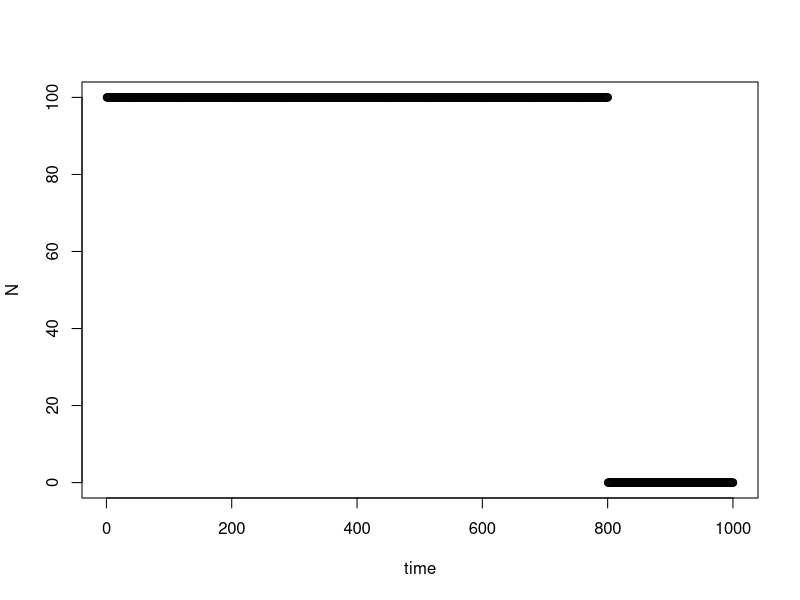
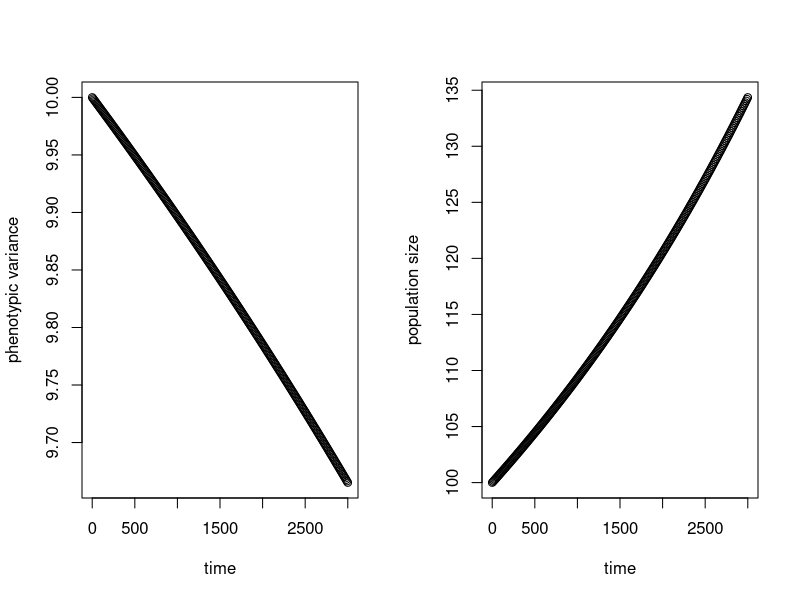
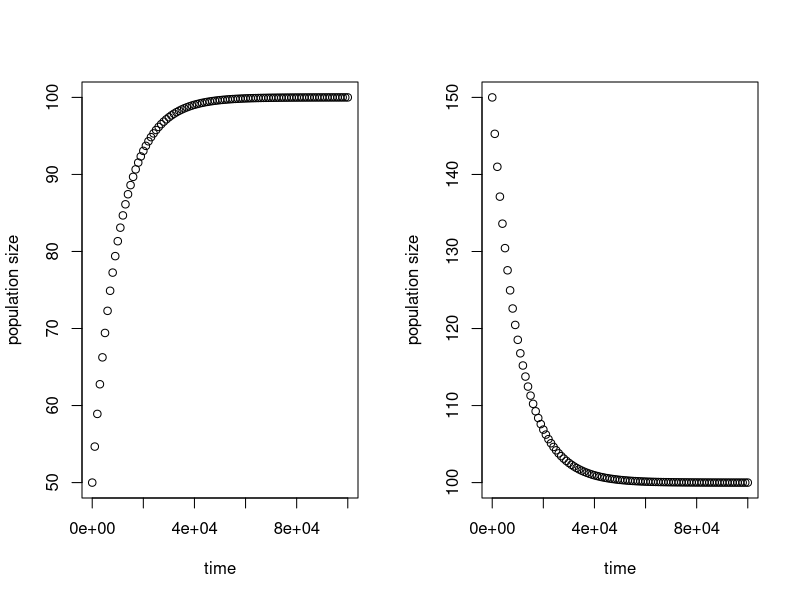
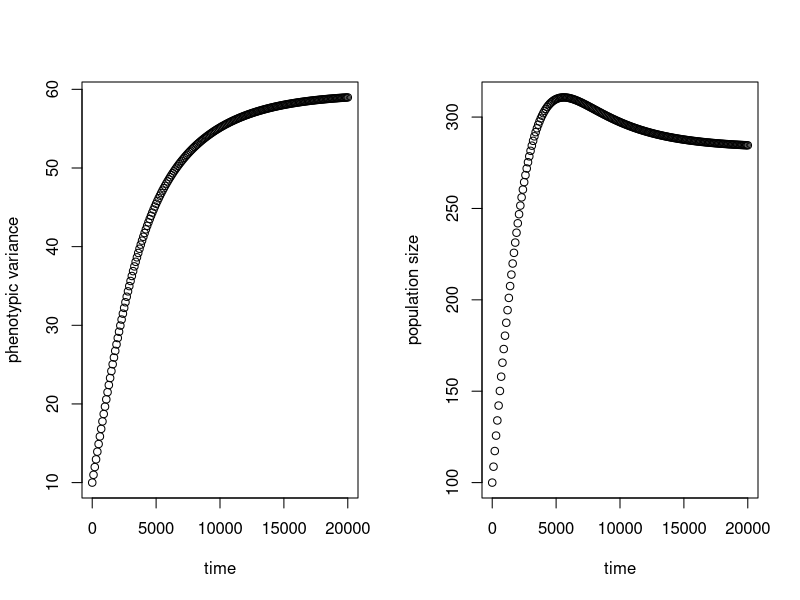
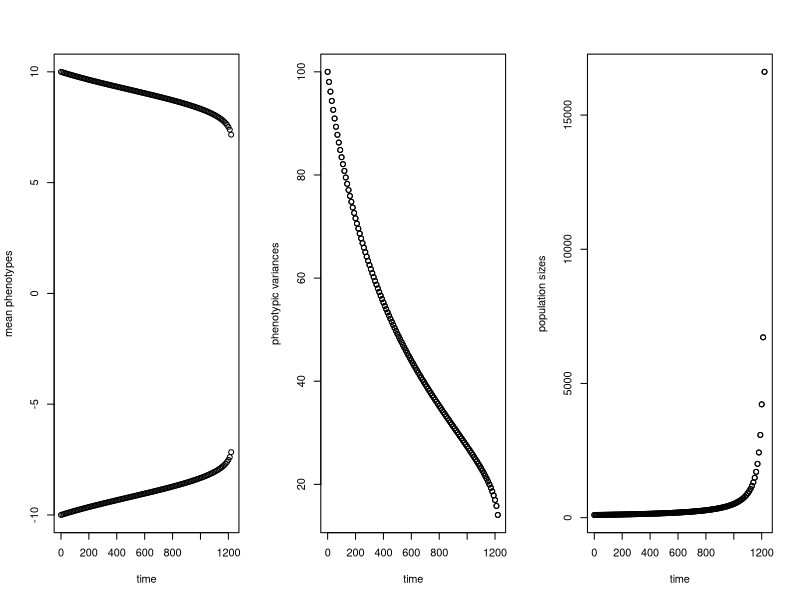
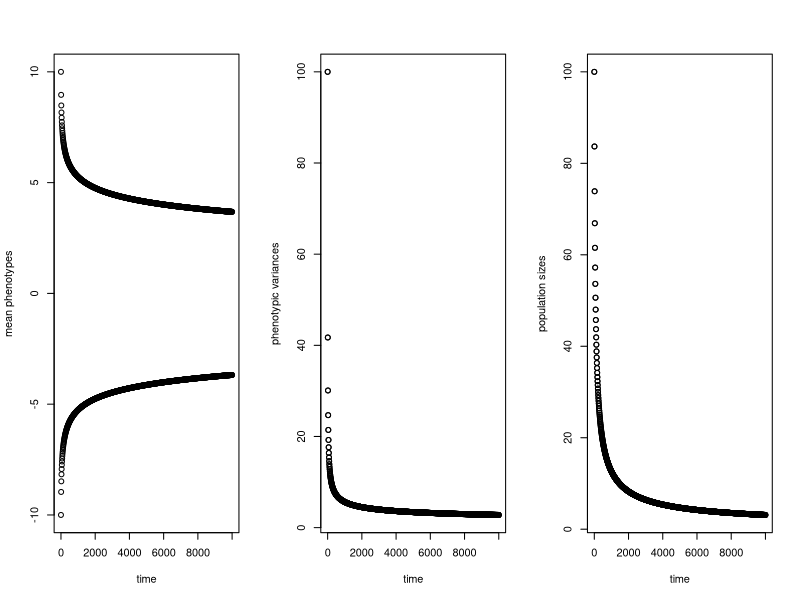
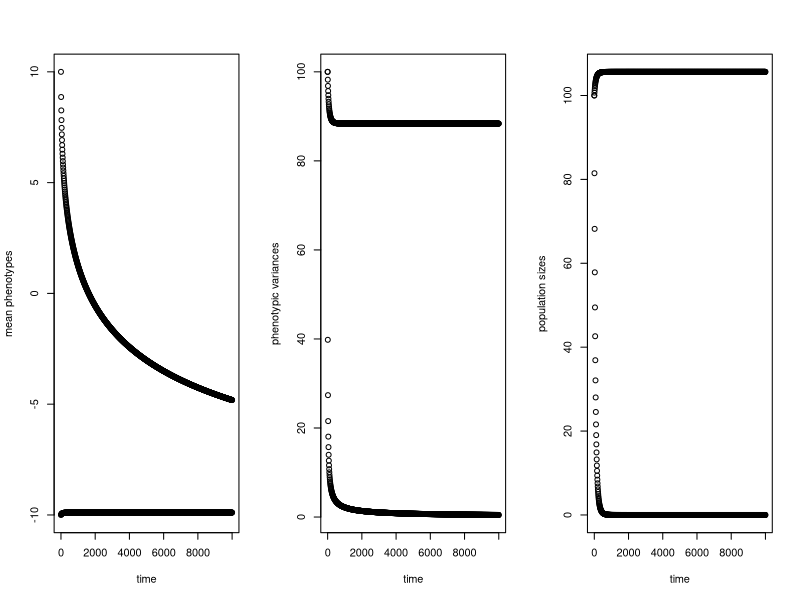
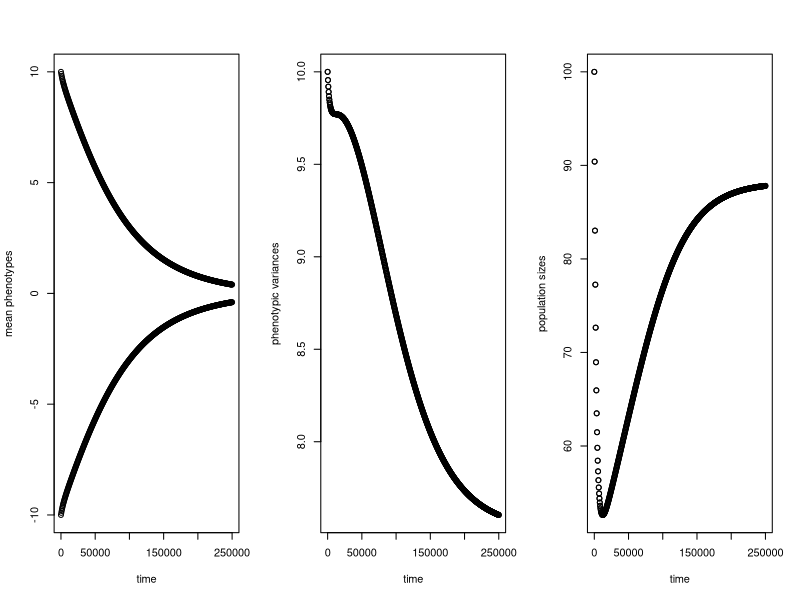

These charts were generated, in order, by the following R code:
## ---- chunk 1
knitr::opts_chunk$set(echo = TRUE)
## ---- chunk 2
time <- 1:1000
N <- c(rep(100,800),rep(0,200))
plot(time,N)
## ---- chunk 3
require(deSolve)
parameters <- c(p=0.01,lnWmax=0.0001,omega=1000)
state      <- c(sigma=10,N=100)
Evolve     <- function(t,state,parameters){
  with(as.list(c(state,parameters)),{
    dsigma <- -p*N*sigma^2/(omega^2+sigma)
    dN <- p*N^2*(lnWmax+log(omega^2/(omega^2+sigma))-(sigma)/(2*omega^2+2*sigma))
    
    list(c(dsigma,dN))
  })
}
times <- seq(0,3000,by=10)
out <- ode(y=state,times=times,func=Evolve,parms=parameters)
times <- out[,"time"]
## ---- chunk 4
par(mfrow=c(1,2))
plot(times,out[,"sigma"],xlab="time",ylab="phenotypic variance")
plot(times,out[,"N"],xlab="time",ylab="population size")
## ---- chunk 5
require(deSolve)
parameters <- c(p=1,lnW1=0.01,lnW2=-0.0001)
state      <- c(N=50)
Evolve     <- function(t,state,parameters){
  with(as.list(c(state,parameters)),{
    dN <- p*N*(lnW1+N*lnW2)/(N+1)
    
    list(c(dN))
  })
}
times <- seq(0,100000,by=1000)
out <- ode(y=state,times=times,func=Evolve,parms=parameters)
times <- out[,"time"]

parameters <- c(p=1,lnW1=0.01,lnW2=-0.0001)
state      <- c(N=150)
Evolve     <- function(t,state,parameters){
  with(as.list(c(state,parameters)),{
    dN <- p*N*(lnW1+N*lnW2)/(N+1)
    
    list(c(dN))
  })
}
times2 <- seq(0,100000,by=1000)
out2 <- ode(y=state,times=times,func=Evolve,parms=parameters)
times2 <- out2[,"time"]
## ---- chunk 6
par(mfrow=c(1,2))
plot(times,out[,"N"],xlab="time",ylab="population size")
plot(times2,out2[,"N"],xlab="time",ylab="population size")
## ---- chunk 7
require(deSolve)
parameters <- c(p=1,lnW1=0.1,lnW2=-0.0001,omega=10000,eta=0.1)
state      <- c(sigma=10,N=100)
Evolve     <- function(t,state,parameters){
  with(as.list(c(state,parameters)),{
    dsigma <- eta^2-p*N*sigma^2/(omega^2+sigma)
    dN <- p*N*(lnW1/(N+1)+N*lnW2/(N+1)+N*log(omega^2/(omega^2+sigma))-N*(sigma)/(2*omega^2+2*sigma))
    
    list(c(dsigma,dN))
  })
}
times <- seq(0,20000,by=100)
out <- ode(y=state,times=times,func=Evolve,parms=parameters)
times <- out[,"time"]
## ---- chunk 8
par(mfrow=c(1,2))
plot(times,out[,"sigma"],xlab="time",ylab="phenotypic variance")
plot(times,out[,"N"],xlab="time",ylab="population size")
## ---- chunk 9
require(deSolve)
parameters <- c(p1=0.01,p2=0.01,lnW1max=0.001,lnW2max=0.001,omega1=1000,omega2=1000)
state      <- c(x=10,y=-10,sigma1=10,sigma2=10,N1=100,N2=100)
Evolve     <- function(t,state,parameters){
  with(as.list(c(state,parameters)),{
    dx <- p1*N2*sigma1^2*(y-x)/(omega1^2+sigma2^2)
    dy <- p2*N1*sigma2^2*(x-y)/(omega2^2+sigma1^2)
    dsigma1 <- -p1*N2*sigma1^4/(omega1^2+sigma2^2)
    dsigma2 <- -p2*N1*sigma2^4/(omega2^2+sigma1^2)
    dN1 <- p1*N1*N2*(lnW1max-((y-x)^2+sigma1^2)/(2*omega1^2+2*sigma2^2))
    dN2 <- p2*N1*N2*(lnW2max-((y-x)^2+sigma2^2)/(2*omega2^2+2*sigma1^2))
    
    list(c(dx,dy,dsigma1,dsigma2,dN1,dN2))
  })
}
times <- seq(0,10000,by=10)
out <- ode(y=state,times=times,func=Evolve,parms=parameters)
times <- out[,"time"]
## ---- chunk 10
par(mfrow=c(1,3))
plot(c(times,times),out[,c("x","y")],xlab="time",ylab="mean phenotypes")
plot(c(times,times),out[,c("sigma1","sigma2")]^2,xlab="time",ylab="phenotypic variances")
plot(c(times,times),out[,c("N1","N2")],xlab="time",ylab="population sizes")
## ---- chunk 11
parameters <- c(p1=0.01,p2=0.01,lnW1max=0.001,lnW2max=0.001,omega1=100,omega2=100)
times <- seq(0,10000,by=10)
out <- ode(y=state,times=times,func=Evolve,parms=parameters)
times <- out[,"time"]
par(mfrow=c(1,3))
plot(c(times,times),out[,c("x","y")],xlab="time",ylab="mean phenotypes")
plot(c(times,times),out[,c("sigma1","sigma2")]^2,xlab="time",ylab="phenotypic variances")
plot(c(times,times),out[,c("N1","N2")],xlab="time",ylab="population sizes")
## ---- chunk 12
parameters <- c(p1=0.01,p2=0.01,lnW1max=0.001,lnW2max=0.001,omega1=100,omega2=1000)
times <- seq(0,10000,by=10)
out <- ode(y=state,times=times,func=Evolve,parms=parameters)
times <- out[,"time"]
par(mfrow=c(1,3))
plot(c(times,times),out[,c("x","y")],xlab="time",ylab="mean phenotypes")
plot(c(times,times),out[,c("sigma1","sigma2")]^2,xlab="time",ylab="phenotypic variances")
plot(c(times,times),out[,c("N1","N2")],xlab="time",ylab="population sizes")
## ---- chunk 13
require(deSolve)
parameters <- c(p1=1,p2=1,p11=1,p22=1,lnW1max=0.00,lnW2max=0.00,lnW22=-0.0001,lnW21=0.01,lnW11=0.01,lnW12=-0.0001,omega1=10000,omega2=10000,omega11=10000,omega22=10000,eta1=0.01,eta2=0.01)
state      <- c(x=10,y=-10,sigma1=10,sigma2=10,N1=100,N2=100)
Evolve     <- function(t,state,parameters){
  with(as.list(c(state,parameters)),{
    dx <- p1*N2*sigma1*(y-x)/(omega1^2+sigma2)
    dy <- p2*N1*sigma2*(x-y)/(omega2^2+sigma1)
    dsigma1 <- eta1^2-sigma1^2*(p1*N2/(omega1^2+sigma2)+p11*N1/(omega11^2+sigma1))
    dsigma2 <- eta2^2-sigma2^2*(p2*N1/(omega2^2+sigma1)+p22*N1/(omega22^2+sigma2))
    dN1 <- p1*N1*N2*(lnW1max-((y-x)^2+sigma1)/(2*omega1^2+2*sigma2))+
      p11*N1*(lnW11/(N1+1)+N1*lnW12/(N1+1)+N1*log(omega11^2/(omega11^2+sigma1))-N1*(sigma1)/(2*omega11^2+2*sigma1))
    dN2 <- p2*N1*N2*(lnW2max-((y-x)^2+sigma2)/(2*omega2^2+2*sigma1))+
      p22*N2*(lnW21/(N2+1)+N2*lnW22/(N2+1)+N2*log(omega22^2/(omega22^2+sigma2))-N2*(sigma2)/(2*omega22^2+2*sigma2))
    
    list(c(dx,dy,dsigma1,dsigma2,dN1,dN2))
  })
}
times <- seq(0,250000,by=500)
out <- ode(y=state,times=times,func=Evolve,parms=parameters)
times <- out[,"time"]
## ---- chunk 14
par(mfrow=c(1,3))
plot(c(times,times),out[,c("x","y")],xlab="time",ylab="mean phenotypes")
plot(c(times,times),out[,c("sigma1","sigma2")],xlab="time",ylab="phenotypic variances")
plot(c(times,times),out[,c("N1","N2")],xlab="time",ylab="population sizes")
## ---- chunk 15
require(deSolve)
parameters <- c(p1=1,p2=1,p11=1,p22=1,lnW1max=0.00,lnW2max=0.00,lnW22=-0.0001,lnW21=0.01,lnW11=0.01,lnW12=-0.0001,omega1=10000,omega2=100000,omega11=1000,omega22=10000,eta1=0.01,eta2=0.01)
state      <- c(x=10,y=-10,sigma1=10,sigma2=10,N1=100,N2=100)
Evolve     <- function(t,state,parameters){
  with(as.list(c(state,parameters)),{
    dx <- p1*N2*sigma1*(y-x)/(omega1^2+sigma2)
    dy <- p2*N1*sigma2*(x-y)/(omega2^2+sigma1)
    dsigma1 <- eta1^2-sigma1^2*(p1*N2/(omega1^2+sigma2)+p11*N1/(omega11^2+sigma1))
    dsigma2 <- eta2^2-sigma2^2*(p2*N1/(omega2^2+sigma1)+p22*N1/(omega22^2+sigma2))
    dN1 <- p1*N1*N2*(lnW1max-((y-x)^2+sigma1)/(2*omega1^2+2*sigma2))+
      p11*N1*(lnW11/(N1+1)+N1*lnW12/(N1+1)+N1*log(omega11^2/(omega11^2+sigma1))-N1*(sigma1)/(2*omega11^2+2*sigma1))
    dN2 <- p2*N1*N2*(lnW2max-((y-x)^2+sigma2)/(2*omega2^2+2*sigma1))+
      p22*N2*(lnW21/(N2+1)+N2*lnW22/(N2+1)+N2*log(omega22^2/(omega22^2+sigma2))-N2*(sigma2)/(2*omega22^2+2*sigma2))
    
    list(c(dx,dy,dsigma1,dsigma2,dN1,dN2))
  })
}
times <- seq(0,5000000,by=10000)
out <- ode(y=state,times=times,func=Evolve,parms=parameters)
times <- out[,"time"]
## ---- chunk 16
par(mfrow=c(1,3))
plot(c(times,times),out[,c("x","y")],xlab="time",ylab="mean phenotypes")
plot(c(times,times),out[,c("sigma1","sigma2")],xlab="time",ylab="phenotypic variances")
plot(c(times,times),out[,c("N1","N2")],xlab="time",ylab="population sizes")
## ---- chunk 17
Fit <- function(x){
  Wmax <- 1.001
  fit <- Wmax*(dnorm(x,-10,6) +  dnorm(x,10,6))
  return(fit)
}

Model <- function(t,phi,parameters){
  deltax <- c(0.5,rep(1,numboxes-1),0.5)
  Flux   <- eta^2*diff(c(0,phi,0))/deltax
  lnW    <- log(Fit(Phenotype))
  rho    <- lnW    - sum(phi*lnW)/sum(phi)
  lng    <- dnorm(Phenotype,Phenotype*phi/sum(phi),s,log=T)
  rnd    <- lng    - sum(phi*lng)/sum(phi)
  dphi   <- diff(Flux)/delx + phi*(0*rho+0*rnd)
  
  list(dphi)
}

eta <- 2
s <- 7
r <- 0.01
delx <- .1
numboxes <- 300
maxT <- 50
Phenotype <- seq(from = -15, by = delx, length.out = numboxes)

phi <- dnorm(Phenotype,0,2)
state <- c(phi=phi)
times <- seq(0,maxT,by=1)

print(system.time(
  out <- ode.1D(state,times,Model,parms=0,nspec=1,names="phi")
))
## ---- chunk 18
image(out,method="filled.contour",grid=Phenotype,xlab="Time",ylab="Phenotype",main="Evolution of Phenotypic Density")
## ---- chunk 19
Fit <- function(x){
  Wmax <- 1.001
  fit <- Wmax*(dnorm(x,-10,6) +  dnorm(x,10,6))
  return(fit)
}

Model <- function(t,phi,parameters){
  deltax <- c(0.5,rep(1,numboxes-1),0.5)
  Flux   <- eta^2*diff(c(0,phi,0))/deltax
  lnW    <- log(Fit(Phenotype))
  rho    <- lnW - sum(phi*lnW)/sum(phi)
  m      <- sum(phi*Phenotype)/sum(phi)
  s      <- sum(phi)/sum(phi*(Phenotype-m)^2)
  lng    <- dnorm(Phenotype,sum(Phenotype*phi)/sum(phi),s,log=T)
  rnd    <- lng - sum(phi*lng)/sum(phi)
  dphi   <- diff(Flux)/delx + phi*(0*rho+rnd)
  
  list(dphi)
}

eta <- 5
s <- 7
r <- 0.01
delx <- .1
numboxes <- 300
maxT <- 100
Phenotype <- seq(from = -15, by = delx, length.out = numboxes)

phi <- dnorm(Phenotype,0,2)
state <- c(phi=phi)
times <- seq(0,maxT,by=1)

print(system.time(
  out <- ode.1D(state,times,Model,parms=0,nspec=1,names="phi")
))
## ---- chunk 20
image(out,method="filled.contour",grid=Phenotype,xlab="Time",ylab="Phenotype",main="Evolution of Phenotypic Density")
## ---- chunk 21
Fit <- function(x){
  Wmax <- 1.001
  fit <- Wmax*(dnorm(x,-10,6) +  dnorm(x,10,6))
  return(fit)
}

MeanMalth <- function(phi){
  lnW <- log(Fit(Phenotype))
  rBar <- sum(phi*lnW)/sum(phi)
  return(rBar)
}

Model <- function(t,phi,parameters){
  deltax <- c(0.5,rep(1,numboxes-1),0.5)
  Flux   <- eta^2*diff(c(0,phi,0))/deltax
  lnW    <- log(Fit(Phenotype))
  rho    <- lnW    - sum(phi*lnW)/sum(phi)
  lng    <- dnorm(Phenotype,Phenotype*phi/sum(phi),s,log=T)
  rnd    <- lng    - sum(phi*lng)/sum(phi)
  dphi   <- diff(Flux)/delx + phi*(rho+0*rnd)
  
  list(dphi)
}

eta <- 2
s <- 7
r <- 0.01
delx <- .1
numboxes <- 300
maxT <- 50
Phenotype <- seq(from = -15, by = delx, length.out = numboxes)

phi <- dnorm(Phenotype,0,2)
state <- c(phi=phi)
times <- seq(0,maxT,by=1)

print(system.time(
  out <- ode.1D(state,times,Model,parms=0,nspec=1,names="phi")
))

## ---- chunk 22
plot(Phenotype,Fit(Phenotype),ylab="Fitness")
## ---- chunk 23
image(out,method="filled.contour",grid=Phenotype,xlab="Time",ylab="Phenotype",main="Evolution of Phenotypic Density")
## ---- chunk 24
Fit <- function(x){
  Wmax <- 1.01
  fit <- Wmax*(dnorm(x,-10,6) +  dnorm(x,10,6))
  return(fit)
}

MeanMalth <- function(phi){
  lnW <- log(Fit(Phenotype))
  rBar <- sum(phi*lnW)/sum(phi)
  return(rBar)
}

Model <- function(t,phi,parameters){
  deltax <- c(0.5,rep(1,numboxes-1),0.5)
  Flux   <- eta^2*diff(c(0,phi,0))/deltax
  lnW    <- log(Fit(Phenotype))
  rho    <- lnW    - sum(phi*lnW)/sum(phi)
  m      <- sum(phi*Phenotype)/sum(phi)
  s      <- 1000*sum(phi)/sum(phi*(Phenotype-m)^2)
  lng    <- dnorm(Phenotype,sum(Phenotype*phi)/sum(phi),s,log=T)
  rnd    <- lng - sum(phi*lng)/sum(phi)
  dphi   <- diff(Flux)/delx + phi*(rho+rnd)
  
  list(dphi)
}

eta <- 2
s <- 7
r <- 0.01
delx <- .1
numboxes <- 300
maxT <- 100
Phenotype <- seq(from = -15, by = delx, length.out = numboxes)

phi <- dnorm(Phenotype,0,2)
state <- c(phi=phi)
times <- seq(0,maxT,by=1)

print(system.time(
  out <- ode.1D(state,times,Model,parms=0,nspec=1,names="phi")
))

## ---- chunk 25
image(out,method="filled.contour",grid=Phenotype,xlab="Time",ylab="Phenotype",main="Evolution of Phenotypic Density")
## ---- chunk 26

Model <- function(t,phi,parameters){
  deltax <- c(0.5,rep(1,numboxes-1),0.5)
  Flux   <- eta^2*diff(c(0,phi,0))/deltax
  lnW    <- log(Fit(Phenotype))
  rho    <- lnW    - sum(phi*lnW)/sum(phi)
  xi     <- smooth[t+1,] - sum(phi*smooth[t+1,])/sum(phi)
  lng    <- dnorm(Phenotype,Phenotype*phi/sum(phi),s,log=T)
  rnd    <- lng    - sum(phi*lng)/sum(phi)
  dphi   <- diff(Flux)/delx + phi*(0*rho+xi+0*rnd)
  
  list(dphi)
}

eta <- 2
s <- 7
r <- 0.01
delx <- .1
numboxes <- 300
maxT <- 50
Phenotype <- seq(from = -15, by = delx, length.out = numboxes)

bumps  <- rnorm(numboxes,0,.5)
smooth <- bumps
for(i in 1:maxT){
  bumps  <- rnorm(numboxes,0,.5)
  NEXTsmooth <- bumps
  smooth <- rbind(smooth,NEXTsmooth)
}

## smooth in space
# bumps  <- rnorm(numboxes,0,1)
# smooth <- convolve(bumps,dnorm(Phenotype,0,1))
# for(i in 1:maxT){
#   bumps  <- rnorm(numboxes,0,1)
#   NEXTsmooth <- convolve(bumps,dnorm(Phenotype,0,1))
#   smooth <- rbind(smooth,NEXTsmooth)
# }

## SMOOTH IN TIME AS WELL
# bumps  <- rnorm(numboxes,0,1)
# smooth <- convolve(bumps,dnorm(Phenotype,0,1))
# NEXTsmooth <- smooth+convolve(rnorm(numboxes,0,1),dnorm(Phenotype,0,1))
# smooth <- rbind(smooth,NEXTsmooth)
# for(i in 2:maxT){
#   NEXTsmooth <- smooth[i,]+convolve(rnorm(numboxes,0,1),dnorm(Phenotype,0,1))
#   smooth <- rbind(smooth,NEXTsmooth)
# }

phi <- dnorm(Phenotype,0,2)
state <- c(phi=phi)
times <- seq(0,maxT,by=1)

print(system.time(
  out <- ode.1D(state,times,Model,parms=0,nspec=1,names="phi")
))
## ---- chunk 27
plot(Phenotype,bumps,ylab="Fitness")
## ---- chunk 28
stuff <- cbind(0:50,smooth)
rownames(stuff) <- NULL
image(stuff,zlim=c(min(smooth),max(smooth)),col=rainbow(n=100,s=.9,v=1,alpha=.9),xlab="Time",ylab="Phenotype",main="Stochastic Selection")
## ---- chunk 29
image(out,method="filled.contour",grid=Phenotype,xlab="Time",ylab="Phenotype",main="Evolution of Phenotypic Density")
## ---- chunk 30

Model <- function(t,phi,parameters){
  deltax <- c(0.5,rep(1,numboxes-1),0.5)
  Flux   <- eta^2*diff(c(0,phi,0))/deltax
  lnW    <- log(Fit(Phenotype))
  rho    <- lnW    - sum(phi*lnW)/sum(phi)
  xi     <- smooth[t+1,] - sum(phi*smooth[t+1,])/sum(phi)
  lng    <- dnorm(Phenotype,Phenotype*phi/sum(phi),s,log=T)
  rnd    <- lng    - sum(phi*lng)/sum(phi)
  dphi   <- diff(Flux)/delx + phi*(rho+xi+0*rnd)
  
  list(dphi)
}

eta <- 2
s <- 7
r <- 0.01
delx <- .1
numboxes <- 300
maxT <- 50
Phenotype <- seq(from = -15, by = delx, length.out = numboxes)

# bumps  <- rnorm(numboxes,0,.1)
# smooth <- convolve(bumps,dnorm(Phenotype,0,1))
# for(i in 1:maxT){
#   bumps  <- rnorm(numboxes,0,.1)
#   NEXTsmooth <- convolve(bumps,dnorm(Phenotype,0,1))
#   smooth <- rbind(smooth,NEXTsmooth)
# }

bumps  <- rnorm(numboxes,0,.5)
smooth <- bumps
for(i in 1:maxT){
  bumps  <- rnorm(numboxes,0,.5)
  NEXTsmooth <- bumps
  smooth <- rbind(smooth,NEXTsmooth)
}

phi <- dnorm(Phenotype,0,2)
state <- c(phi=phi)
times <- seq(0,maxT,by=1)

print(system.time(
  out <- ode.1D(state,times,Model,parms=0,nspec=1,names="phi")
))
## ---- chunk 31
together <- NULL
for(i in 1:51){
  together <- rbind(together,smooth[i,]*Fit(Phenotype))
}
stuff <- cbind(0:50,together)
image(stuff,zlim=c(min(together),max(together)),col=rainbow(n=100,s=.9,v=1,alpha=.9),xlab="Time",ylab="Phenotype",main="Stochastic Selection")
## ---- chunk 32
image(out,method="filled.contour",grid=Phenotype,xlab="Time",ylab="Phenotype",main="Evolution of Phenotypic Density")
## ---- chunk 33
# require(spate)
# # might need > sudo apt-get install fftw3 fftw3-dev pkg-config
# StartVal <- rep(0,100^2)
# StartVal[75*100+75] <- 1000
# par <- c(rho0=0.05,sigma2=0.7^2,zeta=-log(0.99),rho1=0.06,gamma=3,alpha=pi/4,muX=-0.1,muY=-0.1,tau2=0.00001)
# spateSim <- spate.sim(par=par,n=100,T=5,StartVal=StartVal,seed=1)
# plot(spateSim,mfrow=c(1,5),mar=c(2,2,2,2),indScale=TRUE,cex.axis=1.5,cex.main=2)
